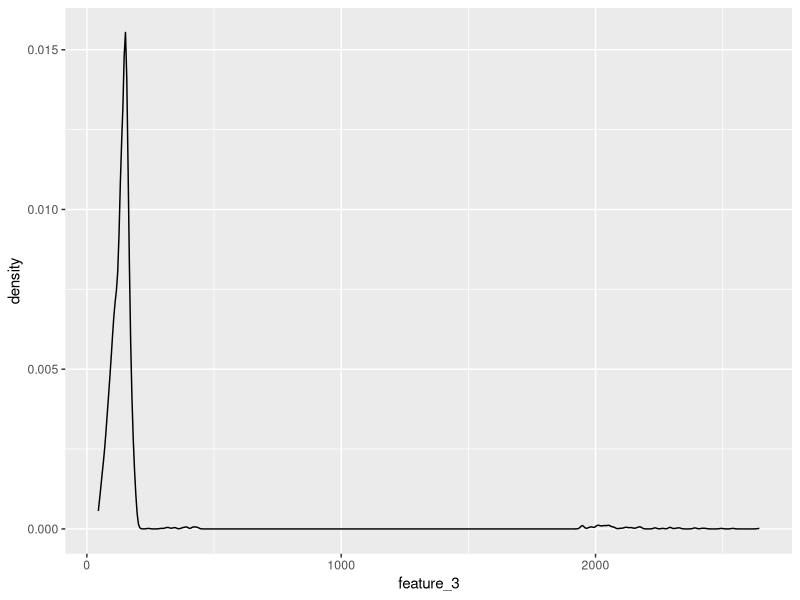
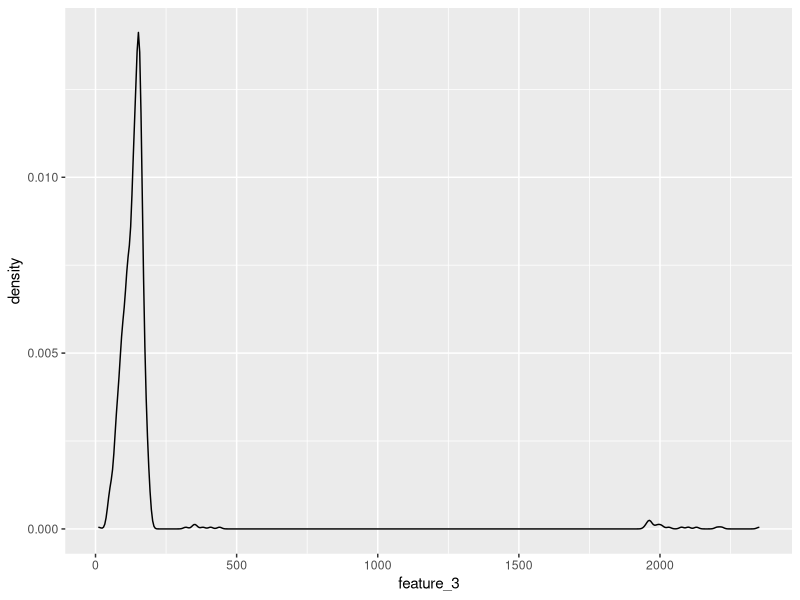
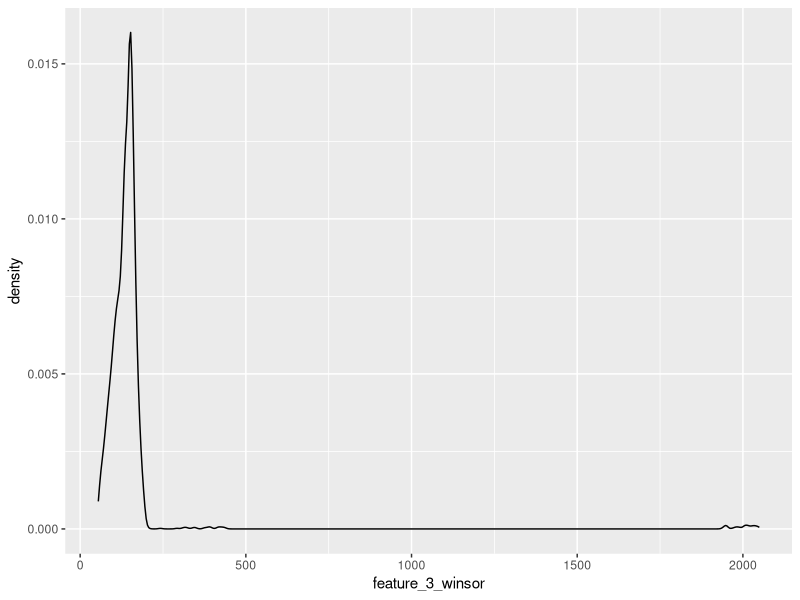
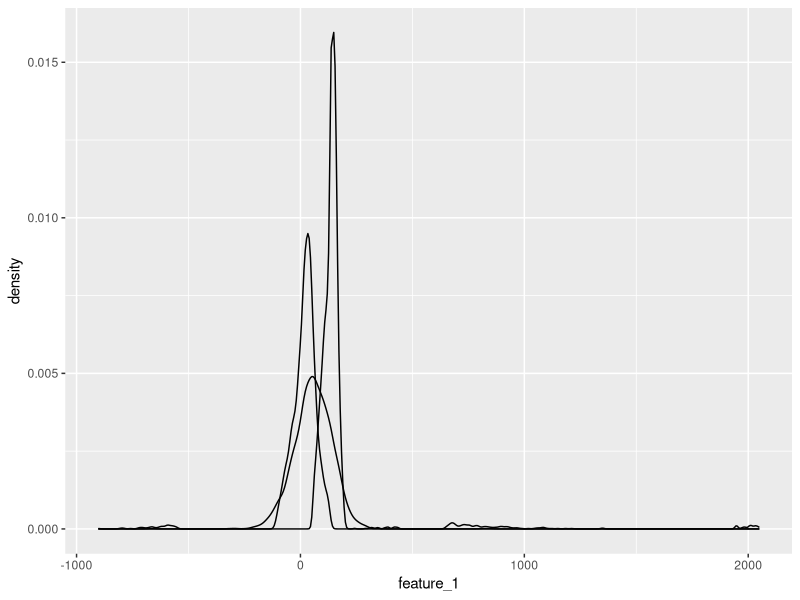
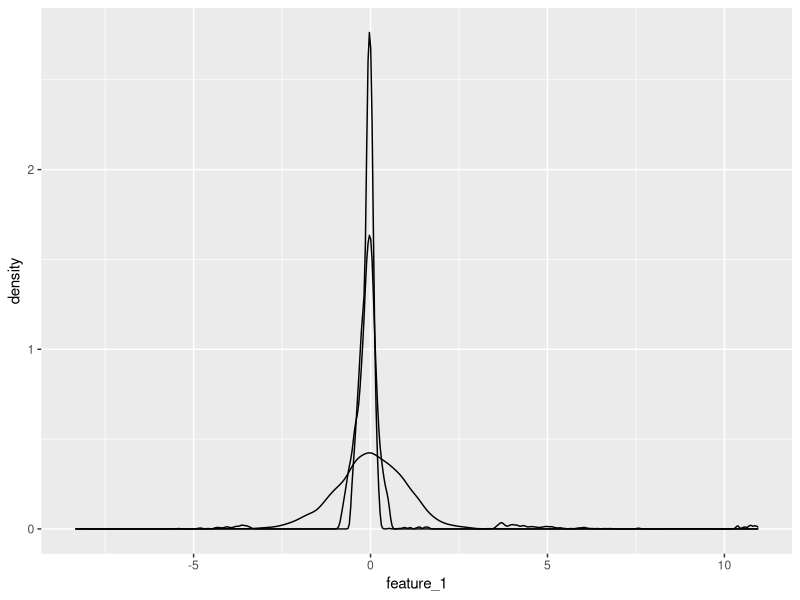
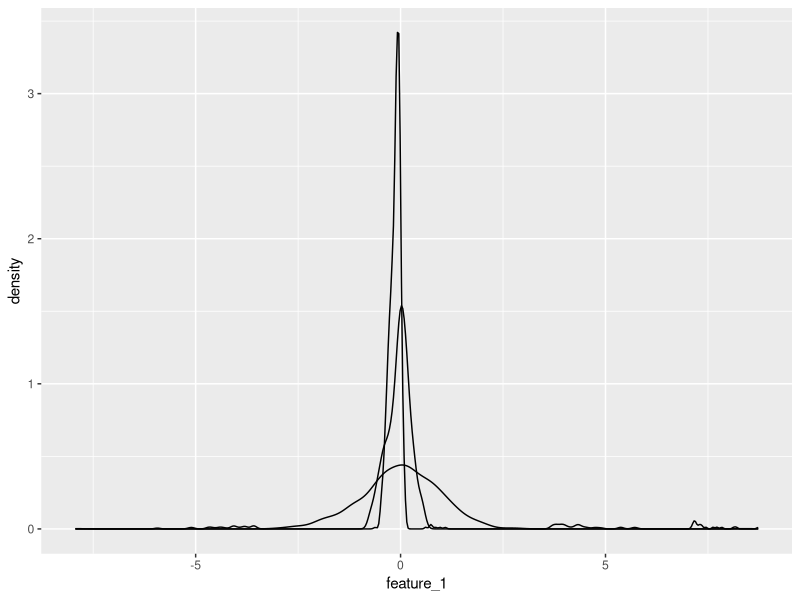
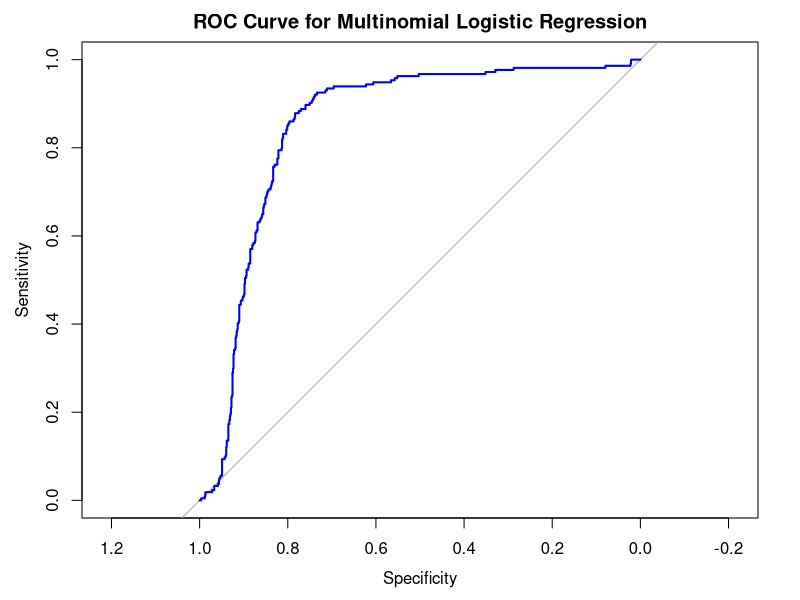

Generate these figures, in order, with R:
## ---- chunk 1
library(tidyverse)
train <- read.csv(file="FITB_train.csv",header=TRUE)
test <- read.csv(file="FITB_test.csv",header=TRUE)
train_unmodified <- train
## ---- chunk 2
library(ggplot2)
ggplot(data=train,aes(feature_3)) + geom_density()
ggplot(data=test,aes(feature_3)) + geom_density()
## ---- chunk 3
train$key <- row.names(train)
feature_3_winsor <- data.frame(feature_3 = train$feature_3, key = row.names(train))
feature_3_winsor_clean <- na.omit(feature_3_winsor)

feature_3_winsor_clean <- feature_3_winsor_clean %>%
  mutate(z_score = (feature_3 - mean(feature_3)) / sd(feature_3),percentile = ecdf(feature_3)(feature_3) * 100)

feature_3_winsor_df <- feature_3_winsor_clean[!(feature_3_winsor_clean[, 4] < 1 | feature_3_winsor_clean[, 4] > 99), ]

non_matching_keys <- anti_join(train, feature_3_winsor_df, by = "key")$key

train <- train %>% mutate(feature_3 = ifelse(key %in% non_matching_keys, NA, feature_3))

colnames(train)[3] <- "feature_3_winsor"
## ---- chunk 4
ggplot(data=train,aes(feature_3_winsor)) + geom_density()
## ---- chunk 5
train[is.na(train[,3]),3] <- median(feature_3_winsor_clean$feature_3)

colnames(train)[3] <- "feature_3_impute"

test[is.na(test[,3]),3] <- median(feature_3_winsor_clean$feature_3)
colnames(test)[3] <- "feature_3_impute"
## ---- chunk 6
train_unmodified[is.na(train_unmodified[,2]) , 2] <- train_unmodified[is.na(train_unmodified[,2]),1]

train_unmodified[is.na(train_unmodified[,2]) , 2] <- train_unmodified[is.na(train_unmodified[,2]),3]

train$feature_2 <- train_unmodified$feature_2

colnames(train)[2] <- "feature_2_impute"




test[is.na(test[,2]) , 2] <- test[is.na(test[,2]),1]

test[is.na(test[,2]) , 2] <- test[is.na(test[,2]),3]

test$feature_2 <- test$feature_2

colnames(test)[2] <- "feature_2_impute"
train
(colnames(train))
## ---- chunk 7
library(ggplot2)
ggplot(data=train,aes(x=feature_1)) + geom_density() + geom_density(data=train,aes(x=feature_2_impute)) + geom_density(data=train,aes(x=feature_3_impute))
train
## ---- chunk 8
library(dplyr)
train <- train %>%
  mutate(across(c(feature_1, feature_2_impute, feature_3_impute, feature_4), 
                ~ (.x - mean(.x, na.rm = TRUE)) / sd(.x, na.rm = TRUE)))
train
ggplot(data=train,aes(x=feature_1)) + geom_density() + geom_density(data=train,aes(x=feature_2_impute)) + geom_density(data=train,aes(x=feature_3_impute))

colnames(train) <- c("feature_1_standard","feature_2_standard","feature_3_standard","feature_4_standard","id","date","y","key")


test <- test %>%
  mutate(across(c(feature_1, feature_2_impute, feature_3_impute, feature_4), 
                ~ (.x - mean(.x, na.rm = TRUE)) / sd(.x, na.rm = TRUE)))

ggplot(data=test,aes(x=feature_1)) + geom_density() + geom_density(data=test,aes(x=feature_2_impute)) + geom_density(data=test,aes(x=feature_3_impute))


colnames(test) <- c("feature_1_standard","feature_2_standard","feature_3_standard","feature_4_standard","id","date","y")


train
## ---- chunk 9
library(nnet)
train$y <- as.numeric(as.character(factor(train$y, levels = c("90+DPD", "active"), labels = c(1, 0))))
delinquency_model <- multinom(y ~ feature_1_standard + feature_2_standard + feature_3_standard + feature_4_standard, data=train,family=binomial())
summary(delinquency_model)
## ---- chunk 10
    library(pROC)
    test$predicted_y <- predict(delinquency_model, newdata = test, type = "class")
    test$y_numeric <- as.numeric(as.character(factor(test$y, levels = c("90+DPD", "active"), labels = c(1, 0))))
    test$predicted_probs <- predict(delinquency_model, newdata = test, type = "probs")
    test$probs <- round(test$predicted_probs * 100, 1)

    test
    
    roc_curve <- roc(response = test$y_numeric, predictor = test$predicted_probs)
    plot(roc_curve, main = "ROC Curve for Multinomial Logistic Regression", col = "blue", lwd = 2)

    print(paste("AUC:", auc(roc_curve)))
  
    roc_metrics <- coords(roc_curve, x = "all", ret = c("threshold", "sensitivity", "specificity"))
    roc_metrics

## ---- chunk 11
